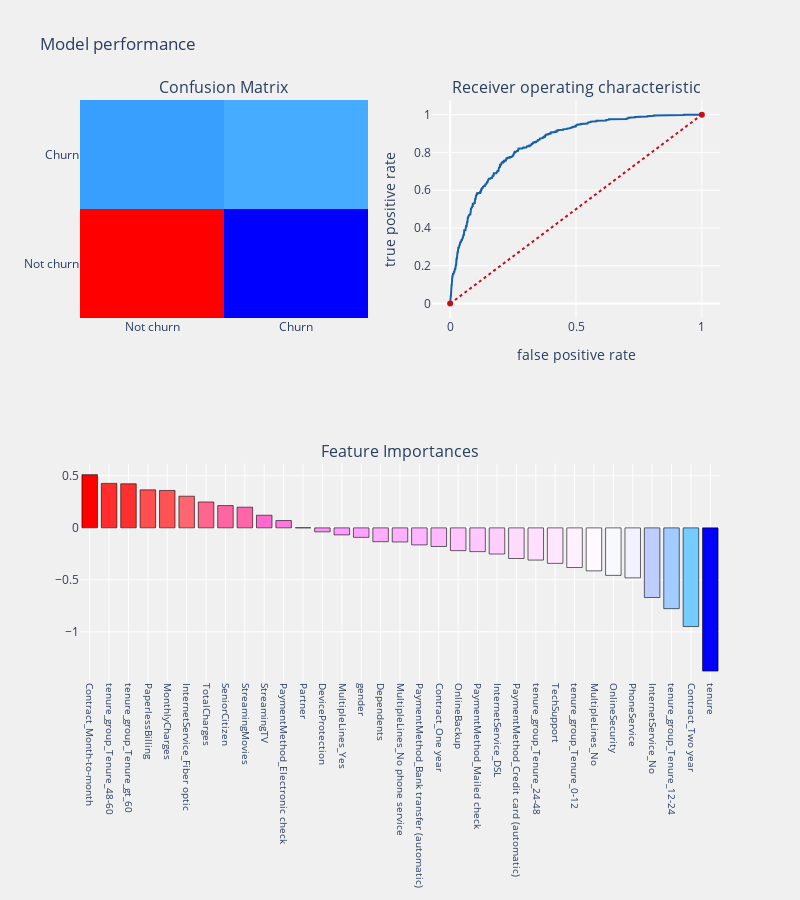

Notebook source saved alongside this figure:
### Code cell
#model building

from sklearn.model_selection import train_test_split
from sklearn.linear_model import LogisticRegression
from sklearn.metrics import confusion_matrix,accuracy_score,classification_report
from sklearn.metrics import roc_auc_score,roc_curve,scorer
from sklearn.metrics import f1_score
import statsmodels.api as sm
from sklearn.metrics import precision_score,recall_score
from yellowbrick.classifier import DiscriminationThreshold
#splitting train and test data 
train,test = train_test_split(df_data,test_size = .25 ,random_state = 111)
    
##seperating dependent and independent variables
cols    = [i for i in df_data.columns if i not in Id_col + target_col]
train_X = train[cols]
train_Y = train[target_col]
test_X  = test[cols]
test_Y  = test[target_col]

#Function attributes
#dataframe     - processed dataframe
#Algorithm     - Algorithm used 
#training_x    - predictor variables dataframe(training)
#testing_x     - predictor variables dataframe(testing)
#training_y    - target variable(training)
#training_y    - target variable(testing)
#cf - ["coefficients","features"](cooefficients for logistic 
                                 #regression,features for tree based models)

#threshold_plot - if True returns threshold plot for model
    
def churn_prediction(algorithm,training_x,testing_x,
                             training_y,testing_y,cols,cf,threshold_plot) :
    
    #model
    algorithm.fit(training_x,training_y)
    predictions   = algorithm.predict(testing_x)
    probabilities = algorithm.predict_proba(testing_x)
    #coeffs
    if   cf == "coefficients" :
        coefficients  = pd.DataFrame(algorithm.coef_.ravel())
    elif cf == "features" :
        coefficients  = pd.DataFrame(algorithm.feature_importances_)
        
    column_df     = pd.DataFrame(cols)
    coef_sumry    = (pd.merge(coefficients,column_df,left_index= True,
                              right_index= True, how = "left"))
    coef_sumry.columns = ["coefficients","features"]
    coef_sumry    = coef_sumry.sort_values(by = "coefficients",ascending = False)
    
    print (algorithm)
    print ("\n Classification report : \n",classification_report(testing_y,predictions))
    print ("Accuracy   Score : ",accuracy_score(testing_y,predictions))
    #confusion matrix
    conf_matrix = confusion_matrix(testing_y,predictions)
    #roc_auc_score
    model_roc_auc = roc_auc_score(testing_y,predictions) 
    print ("Area under curve : ",model_roc_auc,"\n")
    fpr,tpr,thresholds = roc_curve(testing_y,probabilities[:,1])
    
    #plot confusion matrix
    trace1 = go.Heatmap(z = conf_matrix ,
                        x = ["Not churn","Churn"],
                        y = ["Not churn","Churn"],
                        showscale  = False,colorscale = "Picnic",
                        name = "matrix")
    
    #plot roc curve
    trace2 = go.Scatter(x = fpr,y = tpr,
                        name = "Roc : " + str(model_roc_auc),
                        line = dict(color = ('rgb(22, 96, 167)'),width = 2))
    trace3 = go.Scatter(x = [0,1],y=[0,1],
                        line = dict(color = ('rgb(205, 12, 24)'),width = 2,
                        dash = 'dot'))
    
    #plot coeffs
    trace4 = go.Bar(x = coef_sumry["features"],y = coef_sumry["coefficients"],
                    name = "coefficients",
                    marker = dict(color = coef_sumry["coefficients"],
                                  colorscale = "Picnic",
                                  line = dict(width = .6,color = "black")))
    
    #subplots
    fig = tls.make_subplots(rows=2, cols=2, specs=[[{}, {}], [{'colspan': 2}, None]],
                            subplot_titles=('Confusion Matrix',
                                            'Receiver operating characteristic',
                                            'Feature Importances'))
    
    fig.append_trace(trace1,1,1)
    fig.append_trace(trace2,1,2)
    fig.append_trace(trace3,1,2)
    fig.append_trace(trace4,2,1)
    
    fig['layout'].update(showlegend=False, title="Model performance" ,
                         autosize = False,height = 900,width = 800,
                         plot_bgcolor = 'rgba(240,240,240, 0.95)',
                         paper_bgcolor = 'rgba(240,240,240, 0.95)',
                         margin = dict(b = 195))
    fig["layout"]["xaxis2"].update(dict(title = "false positive rate"))
    fig["layout"]["yaxis2"].update(dict(title = "true positive rate"))
    fig["layout"]["xaxis3"].update(dict(showgrid = True,tickfont = dict(size = 10),
                                        tickangle = 90))
    pyoff.iplot(fig)
    
    if threshold_plot == True : 
        visualizer = DiscriminationThreshold(algorithm)
        visualizer.fit(training_x,training_y)
        visualizer.poof()
        
logit  = LogisticRegression(C=1.0, class_weight=None, dual=False, fit_intercept=True,
          intercept_scaling=1, max_iter=100, multi_class='ovr', n_jobs=1,
          penalty='l2', random_state=None, solver='liblinear', tol=0.0001,
          verbose=0, warm_start=False)

churn_prediction(logit,train_X,test_X,train_Y,test_Y,
                         cols,"coefficients",threshold_plot = True)

### Figure 1 — Plotly figure (JSON) as saved in the notebook; plotly's stock layout.template omitted (floating-point values rounded to 4 significant figures; data arrays with more than 128 entries replaced by an {"elided": "..."} marker saying what was removed)
{"data": [{"colorscale": [[0, "rgb(0,0,255)"], [0.1, "rgb(51,153,255)"], [0.2, "rgb(102,204,255)"], [0.3, "rgb(153,204,255)"], [0.4, "rgb(204,204,255)"], [0.5, "rgb(255,255,255)"], [0.6, "rgb(255,204,255)"], [0.7, "rgb(255,153,255)"], [0.8, "rgb(255,102,204)"], [0.9, "rgb(255,102,102)"], [1, "rgb(255,0,0)"]], "name": "matrix", "showscale": false, "type": "heatmap", "x": ["Not churn", "Churn"], "xaxis": "x", "y": ["Not churn", "Churn"], "yaxis": "y", "z": [[1152, 116], [231, 259]]}, {"line": {"color": "rgb(22, 96, 167)", "width": 2}, "name": "Roc : 0.7185443893645785", "type": "scatter", "x": {"elided": "486 float values"}, "xaxis": "x2", "y": {"elided": "486 float values"}, "yaxis": "y2"}, {"line": {"color": "rgb(205, 12, 24)", "dash": "dot", "width": 2}, "type": "scatter", "x": [0, 1], "xaxis": "x2", "y": [0, 1], "yaxis": "y2"}, {"marker": {"color": [0.5118, 0.428, 0.424, 0.3656, 0.3599, 0.3048, 0.2493, 0.2143, 0.199, 0.1216, 0.07057, 0.001045, -0.03824, -0.0674, -0.09132, -0.1328, -0.1357, -0.1638, -0.179, -0.219, -0.2284, -0.2513, -0.2947, -0.3098, -0.3415, -0.3814, -0.4133, -0.457, -0.4807, -0.6698, -0.7771, -0.9492, -1.378], "colorscale": [[0, "rgb(0,0,255)"], [0.1, "rgb(51,153,255)"], [0.2, "rgb(102,204,255)"], [0.3, "rgb(153,204,255)"], [0.4, "rgb(204,204,255)"], [0.5, "rgb(255,255,255)"], [0.6, "rgb(255,204,255)"], [0.7, "rgb(255,153,255)"], [0.8, "rgb(255,102,204)"], [0.9, "rgb(255,102,102)"], [1, "rgb(255,0,0)"]], "line": {"color": "black", "width": 0.6}}, "name": "coefficients", "type": "bar", "x": ["Contract_Month-to-month", "tenure_group_Tenure_48-60", "tenure_group_Tenure_gt_60", "PaperlessBilling", "MonthlyCharges", "InternetService_Fiber optic", "TotalCharges", "SeniorCitizen", "StreamingMovies", "StreamingTV", "PaymentMethod_Electronic check", "Partner", "DeviceProtection", "MultipleLines_Yes", "gender", "Dependents", "MultipleLines_No phone service", "PaymentMethod_Bank transfer (automatic)", "Contract_One year", "OnlineBackup", "PaymentMethod_Mailed check", "InternetService_DSL", "PaymentMethod_Credit card (automatic)", "tenure_group_Tenure_24-48", "TechSupport", "tenure_group_Tenure_0-12", "MultipleLines_No", "OnlineSecurity", "PhoneService", "InternetService_No", "tenure_group_Tenure_12-24", "Contract_Two year", "tenure"], "xaxis": "x3", "y": [0.5118, 0.428, 0.424, 0.3656, 0.3599, 0.3048, 0.2493, 0.2143, 0.199, 0.1216, 0.07057, 0.001045, -0.03824, -0.0674, -0.09132, -0.1328, -0.1357, -0.1638, -0.179, -0.219, -0.2284, -0.2513, -0.2947, -0.3098, -0.3415, -0.3814, -0.4133, -0.457, -0.4807, -0.6698, -0.7771, -0.9492, -1.378], "yaxis": "y3"}], "layout": {"annotations": [{"font": {"size": 16}, "showarrow": false, "text": "Confusion Matrix", "x": 0.225, "xanchor": "center", "xref": "paper", "y": 1, "yanchor": "bottom", "yref": "paper"}, {"font": {"size": 16}, "showarrow": false, "text": "Receiver operating characteristic", "x": 0.775, "xanchor": "center", "xref": "paper", "y": 1, "yanchor": "bottom", "yref": "paper"}, {"font": {"size": 16}, "showarrow": false, "text": "Feature Importances", "x": 0.5, "xanchor": "center", "xref": "paper", "y": 0.375, "yanchor": "bottom", "yref": "paper"}], "autosize": false, "height": 900, "margin": {"b": 195}, "paper_bgcolor": "rgba(240,240,240, 0.95)", "plot_bgcolor": "rgba(240,240,240, 0.95)", "showlegend": false, "title": {"text": "Model performance"}, "width": 800, "xaxis": {"anchor": "y", "domain": [0, 0.45]}, "xaxis2": {"anchor": "y2", "domain": [0.55, 1], "title": {"text": "false positive rate"}}, "xaxis3": {"anchor": "y3", "domain": [0, 1], "showgrid": true, "tickangle": 90, "tickfont": {"size": 10}}, "yaxis": {"anchor": "x", "domain": [0.625, 1]}, "yaxis2": {"anchor": "x2", "domain": [0.625, 1], "title": {"text": "true positive rate"}}, "yaxis3": {"anchor": "x3", "domain": [0, 0.375]}}}
